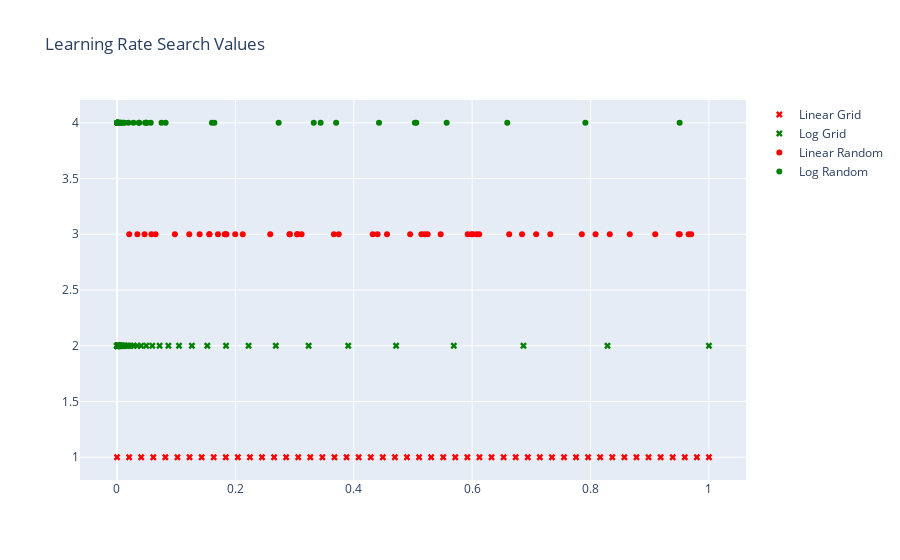

Notebook source saved alongside this figure:
### Code cell
''' demonstrate linear- and log-scale random and grid search for a learning rate hyperparameter '''
np.random.seed(42)
granu = 50

# linear sampling
learn_rate_0 = np.linspace(0.0001, 1.0, num=granu, endpoint=True)
learn_rate_2 = np.random.uniform(0.0001, 1.000001, granu)

# log sampling
learn_rate_1 = 10**np.linspace(-4, 0, num=granu, endpoint=True)
learn_rate_3 = 10**(-4*np.random.rand(granu))

# plot
lrY = np.ones(shape=learn_rate_0.shape)
trcs = [go.Scatter(x=learn_rate_0, y=lrY*1, mode='markers', marker={'symbol':'x','color':'red'}, name='Linear Grid'),
        go.Scatter(x=learn_rate_1, y=lrY*2, mode='markers', marker={'symbol':'x','color':'green'}, name='Log Grid'),
        go.Scatter(x=learn_rate_2, y=lrY*3, mode='markers', marker={'symbol':'circle','color':'red'}, name='Linear Random'),
        go.Scatter(x=learn_rate_3, y=lrY*4, mode='markers', marker={'symbol':'circle','color':'green'}, name='Log Random')]
fig = go.Figure(data=trcs, layout = go.Layout(title='Learning Rate Search Values'))
plyoff.iplot(fig)

### Figure 1 — Plotly figure (JSON) as saved in the notebook; plotly's stock layout.template omitted (floating-point values rounded to 4 significant figures)
{"data": [{"marker": {"color": "red", "symbol": "x"}, "mode": "markers", "name": "Linear Grid", "type": "scatter", "x": [0.0001, 0.02051, 0.04091, 0.06132, 0.08172, 0.1021, 0.1225, 0.1429, 0.1633, 0.1838, 0.2042, 0.2246, 0.245, 0.2654, 0.2858, 0.3062, 0.3266, 0.347, 0.3674, 0.3878, 0.4082, 0.4286, 0.449, 0.4694, 0.4898, 0.5103, 0.5307, 0.5511, 0.5715, 0.5919, 0.6123, 0.6327, 0.6531, 0.6735, 0.6939, 0.7143, 0.7347, 0.7551, 0.7755, 0.7959, 0.8163, 0.8368, 0.8572, 0.8776, 0.898, 0.9184, 0.9388, 0.9592, 0.9796, 1], "y": [1, 1, 1, 1, 1, 1, 1, 1, 1, 1, 1, 1, 1, 1, 1, 1, 1, 1, 1, 1, 1, 1, 1, 1, 1, 1, 1, 1, 1, 1, 1, 1, 1, 1, 1, 1, 1, 1, 1, 1, 1, 1, 1, 1, 1, 1, 1, 1, 1, 1]}, {"marker": {"color": "green", "symbol": "x"}, "mode": "markers", "name": "Log Grid", "type": "scatter", "x": [0.0001, 0.0001207, 0.0001456, 0.0001758, 0.0002121, 0.000256, 0.0003089, 0.0003728, 0.0004498, 0.0005429, 0.0006551, 0.0007906, 0.0009541, 0.001151, 0.001389, 0.001677, 0.002024, 0.002442, 0.002947, 0.003556, 0.004292, 0.005179, 0.006251, 0.007543, 0.009103, 0.01099, 0.01326, 0.016, 0.01931, 0.0233, 0.02812, 0.03393, 0.04095, 0.04942, 0.05964, 0.07197, 0.08685, 0.1048, 0.1265, 0.1526, 0.1842, 0.2223, 0.2683, 0.3237, 0.3907, 0.4715, 0.569, 0.6866, 0.8286, 1], "y": [2, 2, 2, 2, 2, 2, 2, 2, 2, 2, 2, 2, 2, 2, 2, 2, 2, 2, 2, 2, 2, 2, 2, 2, 2, 2, 2, 2, 2, 2, 2, 2, 2, 2, 2, 2, 2, 2, 2, 2, 2, 2, 2, 2, 2, 2, 2, 2, 2, 2]}, {"marker": {"color": "red", "symbol": "circle"}, "mode": "markers", "name": "Linear Random", "type": "scatter", "x": [0.3746, 0.9507, 0.732, 0.5987, 0.1561, 0.1561, 0.05818, 0.8662, 0.6012, 0.7081, 0.02068, 0.9699, 0.8325, 0.2124, 0.1819, 0.1835, 0.3043, 0.5248, 0.432, 0.2913, 0.6119, 0.1396, 0.2922, 0.3664, 0.4561, 0.7852, 0.1998, 0.5143, 0.5925, 0.04655, 0.6076, 0.1706, 0.06515, 0.9489, 0.9656, 0.8084, 0.3047, 0.09776, 0.6843, 0.4402, 0.1221, 0.4952, 0.03449, 0.9093, 0.2589, 0.6626, 0.3118, 0.5201, 0.5468, 0.1849], "y": [3, 3, 3, 3, 3, 3, 3, 3, 3, 3, 3, 3, 3, 3, 3, 3, 3, 3, 3, 3, 3, 3, 3, 3, 3, 3, 3, 3, 3, 3, 3, 3, 3, 3, 3, 3, 3, 3, 3, 3, 3, 3, 3, 3, 3, 3, 3, 3, 3, 3]}, {"marker": {"color": "green", "symbol": "circle"}, "mode": "markers", "name": "Log Random", "type": "scatter", "x": [0.0001323, 0.0007934, 0.0001746, 0.0002634, 0.004059, 0.0002054, 0.4426, 0.1645, 0.6593, 0.04997, 0.02788, 0.08215, 0.0004842, 0.03741, 0.07521, 0.006749, 0.2731, 0.0006183, 0.5033, 0.0001128, 0.0008147, 0.1604, 0.9504, 0.0005472, 0.001488, 0.001213, 0.0008221, 0.5056, 0.03682, 0.344, 0.0003528, 0.003212, 0.04747, 0.5569, 0.05703, 0.05003, 0.001207, 0.002817, 0.0002826, 0.01292, 0.3324, 0.001403, 0.0009054, 0.005687, 0.0008244, 0.01059, 0.008111, 0.01949, 0.7913, 0.3702], "y": [4, 4, 4, 4, 4, 4, 4, 4, 4, 4, 4, 4, 4, 4, 4, 4, 4, 4, 4, 4, 4, 4, 4, 4, 4, 4, 4, 4, 4, 4, 4, 4, 4, 4, 4, 4, 4, 4, 4, 4, 4, 4, 4, 4, 4, 4, 4, 4, 4, 4]}], "layout": {"autosize": true, "title": {"text": "Learning Rate Search Values"}, "xaxis": {"autorange": true, "range": [-0.06259, 1.063], "type": "linear"}, "yaxis": {"autorange": true, "range": [0.7803, 4.22], "type": "linear"}}}
